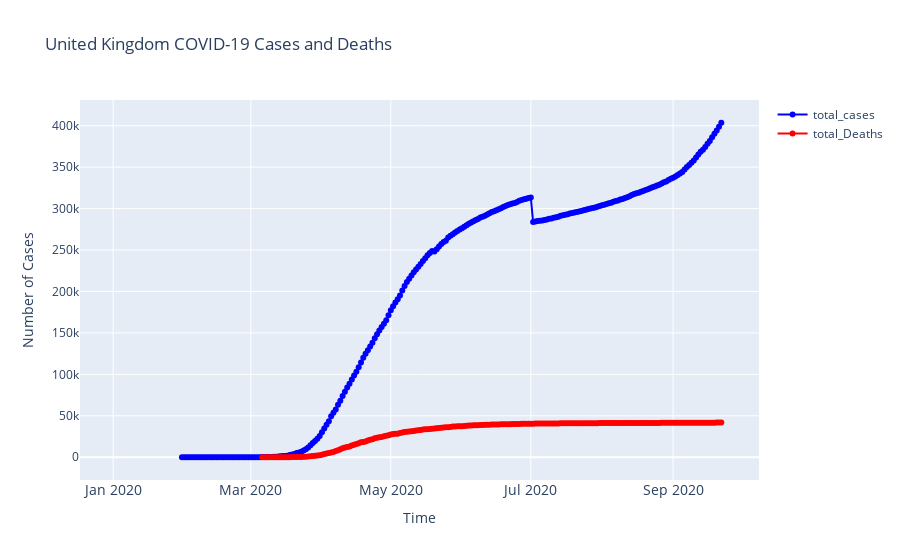

Here is the notebook cell this chart was saved with:
### Code cell
#plot line graph with time series for cumulative deatsh and cases

fig = go.Figure()
fig.add_trace(go.Scatter(x=cases_df['date'], y=cases_df['cumCasesByPublishDate'], mode='lines+markers', name='total_cases',line=dict(color='blue', width=2)))
fig.add_trace(go.Scatter(x=cases_df['date'], y=cases_df['cumDeathsByDeathDate'], mode='lines+markers', name='total_Deaths', line=dict(color='Red', width=2)))
fig.update_layout(title='United Kingdom COVID-19 Cases and Deaths', xaxis_tickfont_size=14,yaxis=dict(title='Number of Cases'), xaxis=dict(title='Time'))
fig.show()

### Figure 1 — Plotly figure (JSON) as saved in the notebook; plotly's stock layout.template omitted (floating-point values rounded to 4 significant figures; data arrays with more than 128 entries replaced by an {"elided": "..."} marker saying what was removed)
{"data": [{"line": {"color": "blue", "width": 2}, "mode": "lines+markers", "name": "total_cases", "type": "scatter", "x": {"elided": "264 str values"}, "y": {"elided": "264 int values"}}, {"line": {"color": "Red", "width": 2}, "mode": "lines+markers", "name": "total_Deaths", "type": "scatter", "x": {"elided": "264 str values"}, "y": {"elided": "264 int values"}}], "layout": {"title": {"text": "United Kingdom COVID-19 Cases and Deaths"}, "xaxis": {"tickfont": {"size": 14}, "title": {"text": "Time"}}, "yaxis": {"title": {"text": "Number of Cases"}}}}
